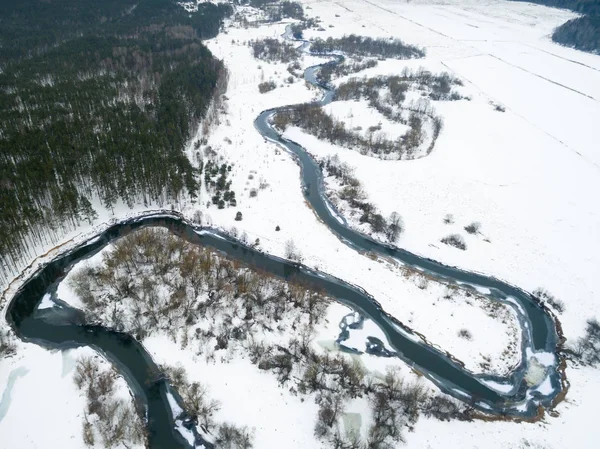
#> input picture data/snow.jpg, 600 x 449 px; its folder holds 5 pictures in this run
$ python main.py
#> lines starting #> are read from the running program, lines starting #| are printed output that depends on the picture
# This is a sample Python script.
from PIL import Image
from scipy.cluster.vq import kmeans
from sklearn.cluster import KMeans
import numpy as np
from perlin_numpy import (
    generate_fractal_noise_2d, generate_fractal_noise_3d,
    generate_perlin_noise_2d, generate_perlin_noise_3d
)
import matplotlib.pyplot as plt
from matplotlib import cm
from matplotlib.colors import ListedColormap, LinearSegmentedColormap
from scipy.stats import norm

from sklearn import preprocessing

# Press Maiusc+F10 to execute it or replace it with your code.
# Press Double Shift to search everywhere for classes, files, tool windows, actions, and settings.
viridis = cm.get_cmap('viridis', 256)
newcolors = viridis(np.linspace(0, 1, 256))

brown = np.array([76 / 256, 57 / 256, 40 / 256, 1])
newcolors[:100, :] = brown

dgreen = np.array([65 / 256, 95 / 256, 81 / 256, 1])
newcolors[100:150, :] = dgreen

sand = np.array([144 / 256, 128 / 256, 82 / 256, 1])
newcolors[150:, :] = sand

toycmp = ListedColormap(newcolors)

normalize = lambda x: (x - np.min(x)) / (np.max(x) - np.min(x))

def palettify(filname, n = 8, show = False):

#> called with filname = 'snow.jpg', n = 4, show = False
    img = Image.open("data/"+filname)
#> img is the input picture: PIL image 600x449 RGB; mean R, G, B 161.7, 168.5, 171.2
    imgdat = np.asarray(img, dtype=float)
    dim = imgdat.shape[0]*imgdat.shape[1]
#> dim = 269400
    imgdat = imgdat.reshape(1,dim,3)
    imgdat = np.squeeze(imgdat, axis=0)
    #book = kmeans(imgdat, n, seed= 1312)
    book2 = KMeans(n_clusters=n, random_state=1312).fit(imgdat)
    colors = book2.cluster_centers_.astype(np.uint8) #book[0].astype(np.uint8)
#> colors = [[239, 242, 246], [105, 112, 116], [173, 178, 182], [48, 61, 61]]
    counts = np.unique(book2.labels_, return_counts=True)
#> counts = ([0, 1, 2, 3], [122856, 46072, 35255, 65217])
    perc = [c/len(book2.labels_)for c in counts[1]]
#> perc = [0.456, 0.171, 0.131, 0.242]
    palette = [np.full((200,200,3), col, dtype= np.uint8) for col in colors]
#> palette = 4 items
    palette = np.concatenate(palette[0:n])
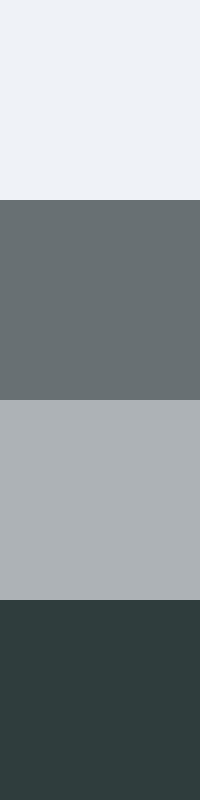
#> palette: shape (800, 200, 3); mean of channels 0, 1, 2 141.2, 148.2, 151.2; drawn as R, G, B
    if show:
        plt.figure()
        plt.imshow(palette)
        plt.show()

    return colors, perc, palette


def cmapmaker(col, per):
    np.random.seed(0)
    noise = generate_fractal_noise_2d((1024, 1024), (16, 8), 6, tileable=(True, True))
    viridis = cm.get_cmap('viridis', 256)
    newcolors = viridis(np.linspace(0, 1, 256))


    normnoise = normalize(noise)
    mean, std = norm.fit(normnoise)

    base, n = 0, 0
    #getting the percentiles
    q = np.cumsum(per)
    q1 = norm.ppf(q=q, loc=mean, scale=std)

    q1[q1 == np.inf] = 1
    for c in col:
        carray = np.array([c[0] / 256, c[1] / 256, c[2] / 256, 1])
        nindex = int(q1[n]*256)
        findex = base
        newcolors[findex:nindex] = carray

        print(nindex,findex, n)
        base += abs(nindex)
        n +=1
    # [8 lines of commented-out code are left out]

    newcmp = ListedColormap(newcolors)

    return newcmp

# [62 lines left out: function camomaker, not called in this run]


# Press the green button in the gutter to run the script.
if __name__ == '__main__':
    col, perc, pal = palettify("snow.jpg", 4)
#> col has the same summary as colors in palettify; perc = [0.456, 0.171, 0.131, 0.242]

#> (the run stopped early here; a loop or call above may not have finished)
